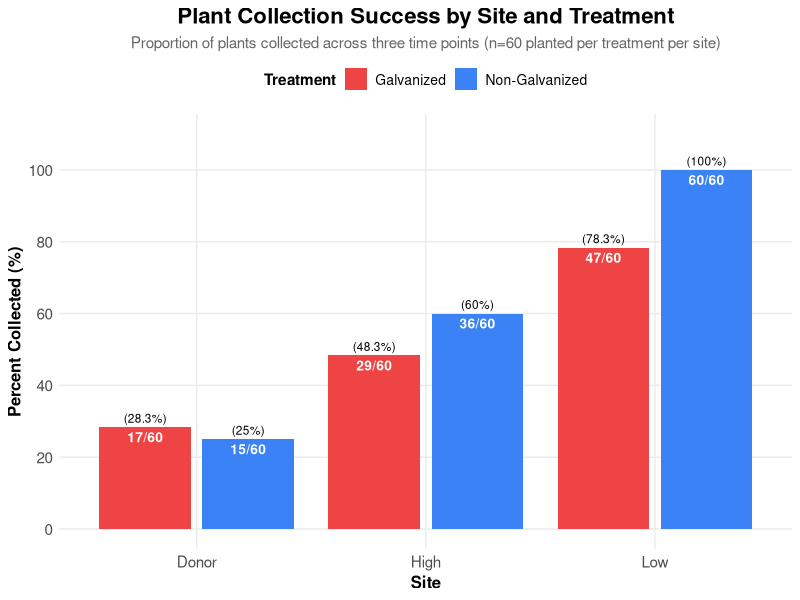
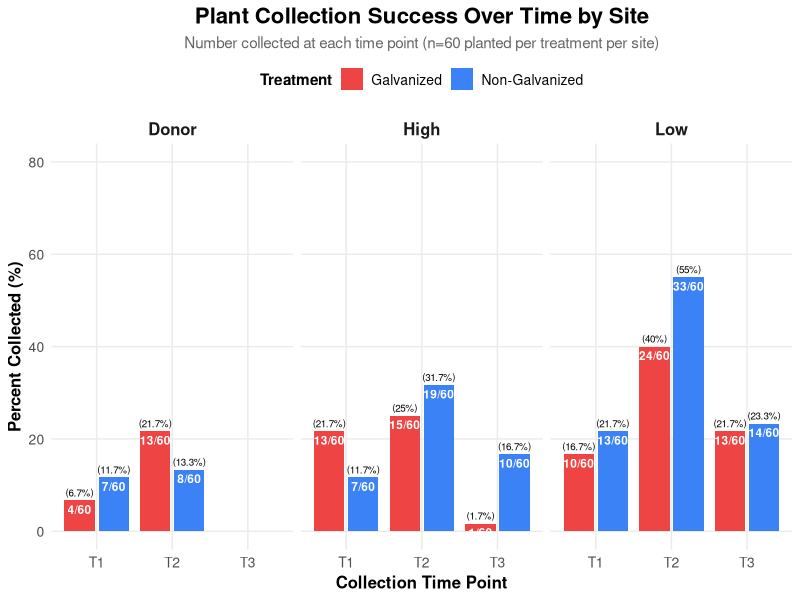
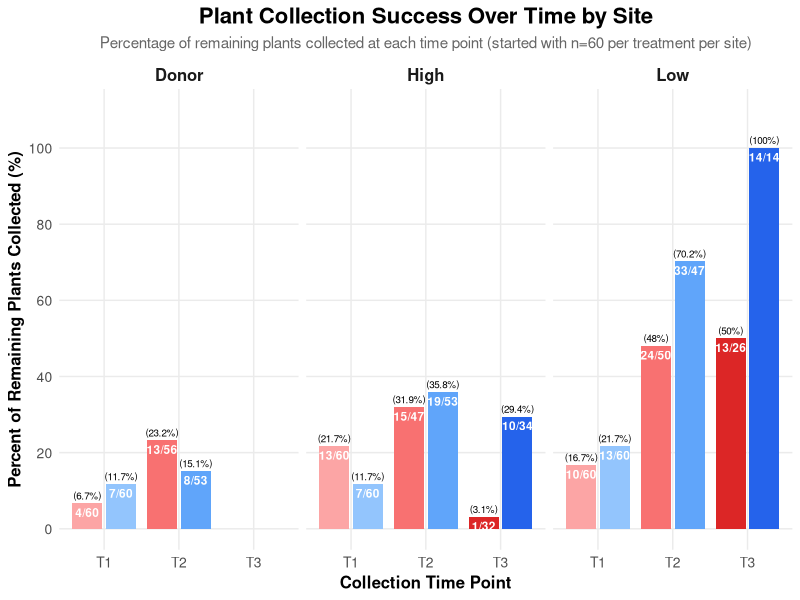
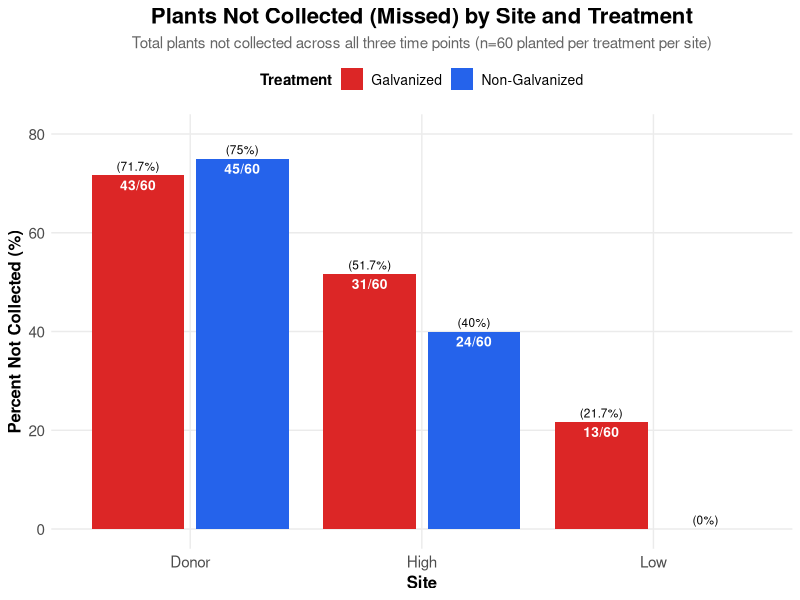
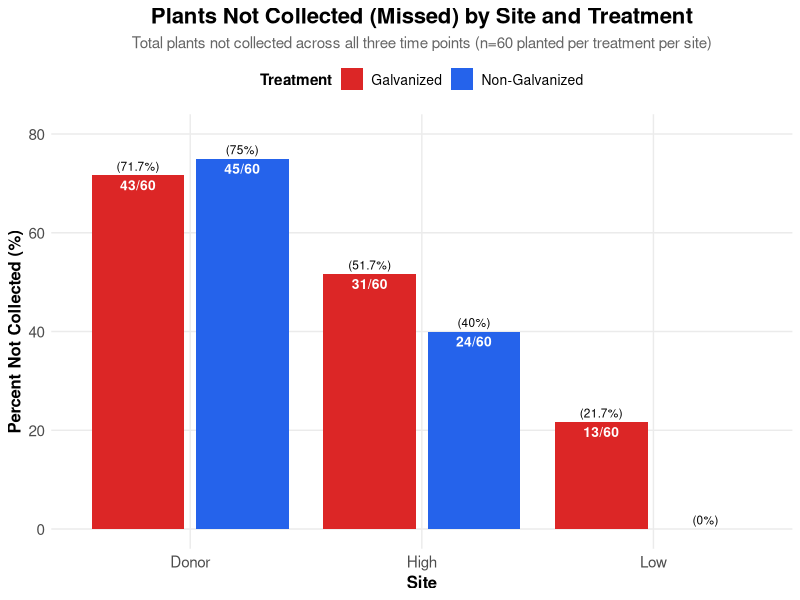

These charts were generated, in order, by the following R code:
### LOAD PACKAGES
library(tidyverse)

#read in data
data<- read_csv("raw_data/plant_data.csv")

#peek at the data 
str(data)
head(data)
View(data)
names(data)


# First, let's see what values exist for collection_point and site
unique(data$collection_point)
unique(data$site)

# Count natural plants collected at T0
data %>%
  filter(
    !is.na(date_collected),           # Must have been collected
    tolower(collection_point) == "t0", # At T0 time point
    tolower(site) == "natural") %>%         # Natural site
  nrow()


# See all combinations of site and collection_point with counts
site_time_summary <- data %>%
  filter(!is.na(date_collected)) %>%
  count(site, collection_point) %>%
  arrange(site, collection_point)
site_time_summary

# Full summary with site, collection_point, and treatment
full_summary <- data %>%
  filter(!is.na(date_collected)) %>%
  count(site, collection_point, g_ng) %>%
  arrange(site, collection_point, g_ng)

print(full_summary)

# Alternative view: wider format for easier reading
full_summary_wide <- data %>%
  filter(!is.na(date_collected)) %>%
  count(site, collection_point, g_ng) %>%
  pivot_wider(
    names_from = g_ng,
    values_from = n,
    values_fill = 0
  ) %>%
  arrange(site, collection_point)

print(full_summary_wide)

# Calculate proportions collected at each site
# 60 galvinized (g) and 60 not galvanized (ng) planted at each experimental site

proportion_summary <- data %>%
  filter(!is.na(collection_point), 
         site %in% c("high", "low", "donor"),  # Only experimental sites
         collection_point %in% c("t1", "t2", "t3")) %>%
  count(site, g_ng) %>%
  mutate(
    planted = 60,
    proportion_collected = n / planted,
    percent_collected = (n / planted) * 100)

print(proportion_summary)

# By site and time point
proportion_by_time <- data %>%
  filter(!is.na(date_collected), 
         site %in% c("high", "low"),
         collection_point %in% c("t1", "t2", "t3")) %>%
  count(site, collection_point, g_ng) %>%
  mutate(
    planted = 60,
    proportion_collected = n / planted,
    percent_collected = (n / planted) * 100) %>%
  arrange(site, collection_point, g_ng)

print(proportion_by_time)

# Total by site (all time points combined)
total_by_site <- data %>%
  filter(!is.na(date_collected), 
         site %in% c("high", "low"),
         collection_point %in% c("t1", "t2", "t3")) %>%
  count(site, g_ng) %>%
  mutate(
    planted = 60,
    total_collected = n,
    proportion = n / planted,
    percent = (n / planted) * 100)
print(total_by_site)

# Remove non-numeric IDs, keep only numeric plant IDs (this is plants that keptt origonial tag)
data_numeric_only <- data %>%
  filter(!is.na(id), id != "", !grepl("[^0-9]", id))

# Check how many rows were removed
print(paste("Original rows:", nrow(data)))
print(paste("Rows with numeric IDs:", nrow(data_numeric_only)))
print(paste("Rows removed:", nrow(data) - nrow(data_numeric_only)))

# Verify the IDs are now all numeric
print("Sample of remaining IDs:")
print(head(data_numeric_only$id, 20))

# Now recalculate your proportion summary with cleaned data
proportion_by_time_clean <- data_numeric_only %>%
  filter(!is.na(date_collected), 
         site %in% c("high", "low", "donor"),
         collection_point %in% c("t1", "t2", "t3")) %>%
  count(site, collection_point, g_ng) %>%
  mutate(
    planted = 60,
    proportion_collected = n / planted,
    percent_collected = (n / planted) * 100) %>%
  arrange(site, collection_point, g_ng)

print(proportion_by_time_clean)

# Total by site (all time points combined)
total_by_site <- data_numeric_only %>%
  filter(!is.na(date_collected), 
         site %in% c("high", "low", "donor"),
         collection_point %in% c("t1", "t2", "t3")) %>%
  count(site, g_ng) %>%
  mutate(
    planted = 60,
    total_collected = n,
    proportion = n / planted,
    percent = (n / planted) * 100)
print(total_by_site)


# Create a plot to visualize this
# Filter out NA treatments and aggregate by site
proportion_plot_data <- proportion_by_time_clean %>%
  filter(!is.na(g_ng), g_ng != "NA") %>%
  group_by(site, g_ng) %>%
  summarise(
    n = sum(n),
    planted = 60,
    percent_collected = (n / planted) * 100,
    .groups = 'drop')

ggplot(proportion_plot_data, aes(x = site, y = percent_collected, fill = g_ng)) +
  geom_bar(stat = "identity", position = position_dodge(width = 0.9), width = 0.8) +
  geom_text(aes(label = paste0(n, "/60")), 
            position = position_dodge(width = 0.9), 
            vjust = 1.5, 
            size = 3.5,
            color = "white",
            fontface = "bold") +
  geom_text(aes(label = paste0("(", round(percent_collected, 1), "%)")), 
            position = position_dodge(width = 0.9), 
            vjust = -0.5, 
            size = 3) +
  scale_fill_manual(values = c("g" = "#ef4444", "ng" = "#3b82f6"),
                    labels = c("g" = "Galvanized", "ng" = "Non-Galvanized"),
                    name = "Treatment") +
  labs(title = "Plant Collection Success by Site and Treatment",
       subtitle = "Proportion of plants collected across three time points (n=60 planted per treatment per site)",
       x = "Site",
       y = "Percent Collected (%)") +
  scale_y_continuous(limits = c(0, 110), breaks = seq(0, 100, 20)) +
  scale_x_discrete(labels = c("donor" = "Donor", "high" = "High", "low" = "Low")) +
  theme_minimal() +
  theme(
    plot.title = element_text(size = 16, face = "bold", hjust = 0.5),
    plot.subtitle = element_text(size = 11, hjust = 0.5, color = "gray40"),
    axis.title = element_text(size = 12, face = "bold"),
    axis.text = element_text(size = 11),
    legend.position = "top",
    legend.title = element_text(size = 11, face = "bold"),
    legend.text = element_text(size = 10),
    panel.grid.minor = element_blank())

# Prepare data for time point visualization
time_point_data <- proportion_by_time_clean %>%
  filter(!is.na(g_ng), g_ng != "NA", 
         site %in% c("donor", "high", "low"),
         collection_point %in% c("t1", "t2", "t3"))

# Plot collection over time points
ggplot(time_point_data, aes(x = collection_point, y = percent_collected, fill = g_ng)) +
  geom_bar(stat = "identity", position = position_dodge(width = 0.9), width = 0.8) +
  geom_text(aes(label = paste0(n, "/60")), 
            position = position_dodge(width = 0.9), 
            vjust = 1.5, 
            size = 3,
            color = "white",
            fontface = "bold") +
  geom_text(aes(label = paste0("(", round(percent_collected, 1), "%)")), 
            position = position_dodge(width = 0.9), 
            vjust = -0.5, 
            size = 2.5) +
  facet_wrap(~ site, labeller = labeller(site = c("donor" = "Donor", 
                                                  "high" = "High", 
                                                  "low" = "Low"))) +
  scale_fill_manual(values = c("g" = "#ef4444", "ng" = "#3b82f6"),
                    labels = c("g" = "Galvanized", "ng" = "Non-Galvanized"),
                    name = "Treatment") +
  labs(title = "Plant Collection Success Over Time by Site",
       subtitle = "Number collected at each time point (n=60 planted per treatment per site)",
       x = "Collection Time Point",
       y = "Percent Collected (%)") +
  scale_y_continuous(limits = c(0, 80), breaks = seq(0, 80, 20)) +
  scale_x_discrete(labels = c("t1" = "T1", "t2" = "T2", "t3" = "T3")) +
  theme_minimal() +
  theme(
    plot.title = element_text(size = 16, face = "bold", hjust = 0.5),
    plot.subtitle = element_text(size = 11, hjust = 0.5, color = "gray40"),
    axis.title = element_text(size = 12, face = "bold"),
    axis.text = element_text(size = 10),
    legend.position = "top",
    legend.title = element_text(size = 11, face = "bold"),
    legend.text = element_text(size = 10),
    strip.text = element_text(size = 12, face = "bold"),
    panel.grid.minor = element_blank())


# Calculate cumulative collection properly
# At T1: collect some plants
# At T2: collect from what remains (60 - T1 collected)
# At T3: collect from what remains (60 - T1 - T2 collected)

# Calculate cumulative collection properly
cumulative_collection <- proportion_by_time_clean %>%
  filter(!is.na(g_ng), g_ng != "NA", 
         site %in% c("donor", "high", "low"),
         collection_point %in% c("t1", "t2", "t3")) %>%
  arrange(site, g_ng, collection_point) %>%
  group_by(site, g_ng) %>%
  mutate(
    remaining = 60 - cumsum(lag(n, default = 0)),
    percent_of_remaining = (n / remaining) * 100
  ) %>%
  ungroup()

# Create a combined variable for time point and treatment for different colors
cumulative_collection <- cumulative_collection %>%
  mutate(
    time_treatment = paste0(collection_point, "_", g_ng)
  )

# Plot with different shades for each time point
ggplot(cumulative_collection, aes(x = collection_point, y = percent_of_remaining, fill = time_treatment)) +
  geom_bar(stat = "identity", position = position_dodge(width = 0.9), width = 0.8) +
  geom_text(aes(label = paste0(n, "/", remaining)), 
            position = position_dodge(width = 0.9), 
            vjust = 1.5, 
            size = 3,
            color = "white",
            fontface = "bold") +
  geom_text(aes(label = paste0("(", round(percent_of_remaining, 1), "%)")), 
            position = position_dodge(width = 0.9), 
            vjust = -0.5, 
            size = 2.5) +
  facet_wrap(~ site, labeller = labeller(site = c("donor" = "Donor", 
                                                  "high" = "High", 
                                                  "low" = "Low"))) +
  scale_fill_manual(
    values = c(
      "t1_g" = "#fca5a5",    # Dark red for T1 galvanized
      "t1_ng" = "#93c5fd",   # Dark blue for T1 non-galvanized
      "t2_g" = "#f87171",    # Medium red for T2 galvanized
      "t2_ng" = "#60a5fa",   # Medium blue for T2 non-galvanized
      "t3_g" = "#dc2626",    # Light red for T3 galvanized
      "t3_ng" = "#2563eb"    # Light blue for T3 non-galvanized
    ),
    labels = c(
      "t1_g" = "T1 - Galvanized",
      "t1_ng" = "T1 - Non-Galvanized",
      "t2_g" = "T2 - Galvanized",
      "t2_ng" = "T2 - Non-Galvanized",
      "t3_g" = "T3 - Galvanized",
      "t3_ng" = "T3 - Non-Galvanized"),
    name = "Time Point & Treatment") +
  labs(title = "Plant Collection Success Over Time by Site",
       subtitle = "Percentage of remaining plants collected at each time point (started with n=60 per treatment per site)",
       x = "Collection Time Point",
       y = "Percent of Remaining Plants Collected (%)") +
  scale_y_continuous(limits = c(0, 110), breaks = seq(0, 100, 20)) +
  scale_x_discrete(labels = c("t1" = "T1", "t2" = "T2", "t3" = "T3")) +
  theme_minimal() +
  theme(
    plot.title = element_text(size = 16, face = "bold", hjust = 0.5),
    plot.subtitle = element_text(size = 11, hjust = 0.5, color = "gray40"),
    axis.title = element_text(size = 12, face = "bold"),
    axis.text = element_text(size = 10),
    legend.position = "none",
    legend.title = element_text(size = 11, face = "bold"),
    legend.text = element_text(size = 9),
    strip.text = element_text(size = 12, face = "bold"),
    panel.grid.minor = element_blank())

# Calculate what was missed (not collected)
missed_collection <- proportion_by_time_clean %>%
  filter(!is.na(g_ng), g_ng != "NA", 
         site %in% c("donor", "high", "low"),
         collection_point %in% c("t1", "t2", "t3")) %>%
  arrange(site, g_ng, collection_point) %>%
  group_by(site, g_ng) %>%
  summarise(
    total_collected = sum(n),
    total_missed = 60 - sum(n),
    percent_missed = (total_missed / 60) * 100,
    .groups = 'drop')

# Plot what was missed
ggplot(missed_collection, aes(x = site, y = percent_missed, fill = g_ng)) +
  geom_bar(stat = "identity", position = position_dodge(width = 0.9), width = 0.8) +
  geom_text(aes(label = paste0(total_missed, "/60")), 
            position = position_dodge(width = 0.9), 
            vjust = 1.5, 
            size = 3.5,
            color = "white",
            fontface = "bold") +
  geom_text(aes(label = paste0("(", round(percent_missed, 1), "%)")), 
            position = position_dodge(width = 0.9), 
            vjust = -0.5, 
            size = 3) +
  scale_fill_manual(values = c("g" = "#dc2626", "ng" = "#2563eb"),
                    labels = c("g" = "Galvanized", "ng" = "Non-Galvanized"),
                    name = "Treatment") +
  labs(title = "Plants Not Collected (Missed) by Site and Treatment",
       subtitle = "Total plants not collected across all three time points (n=60 planted per treatment per site)",
       x = "Site",
       y = "Percent Not Collected (%)") +
  scale_y_continuous(limits = c(0, 80), breaks = seq(0, 80, 20)) +
  scale_x_discrete(labels = c("donor" = "Donor", "high" = "High", "low" = "Low")) +
  theme_minimal() +
  theme(
    plot.title = element_text(size = 16, face = "bold", hjust = 0.5),
    plot.subtitle = element_text(size = 11, hjust = 0.5, color = "gray40"),
    axis.title = element_text(size = 12, face = "bold"),
    axis.text = element_text(size = 11),
    legend.position = "top",
    legend.title = element_text(size = 11, face = "bold"),
    legend.text = element_text(size = 10),
    panel.grid.minor = element_blank())

# Summary table of what was missed
print("Summary of Missed Collections:")
print(missed_collection)

# Plot what was missed
ggplot(missed_collection, aes(x = site, y = percent_missed, fill = g_ng)) +
  geom_bar(stat = "identity", position = position_dodge(width = 0.9), width = 0.8) +
  geom_text(aes(label = paste0(total_missed, "/60")), 
            position = position_dodge(width = 0.9), 
            vjust = 1.5, 
            size = 3.5,
            color = "white",
            fontface = "bold") +
  geom_text(aes(label = paste0("(", round(percent_missed, 1), "%)")), 
            position = position_dodge(width = 0.9), 
            vjust = -0.5, 
            size = 3) +
  scale_fill_manual(values = c("g" = "#dc2626", "ng" = "#2563eb"),
                    labels = c("g" = "Galvanized", "ng" = "Non-Galvanized"),
                    name = "Treatment") +
  labs(title = "Plants Not Collected (Missed) by Site and Treatment",
       subtitle = "Total plants not collected across all three time points (n=60 planted per treatment per site)",
       x = "Site",
       y = "Percent Not Collected (%)") +
  scale_y_continuous(limits = c(0, 80), breaks = seq(0, 80, 20)) +
  scale_x_discrete(labels = c("donor" = "Donor", "high" = "High", "low" = "Low")) +
  theme_minimal() +
  theme(
    plot.title = element_text(size = 16, face = "bold", hjust = 0.5),
    plot.subtitle = element_text(size = 11, hjust = 0.5, color = "gray40"),
    axis.title = element_text(size = 12, face = "bold"),
    axis.text = element_text(size = 11),
    legend.position = "top",
    legend.title = element_text(size = 11, face = "bold"),
    legend.text = element_text(size = 10),
    panel.grid.minor = element_blank())